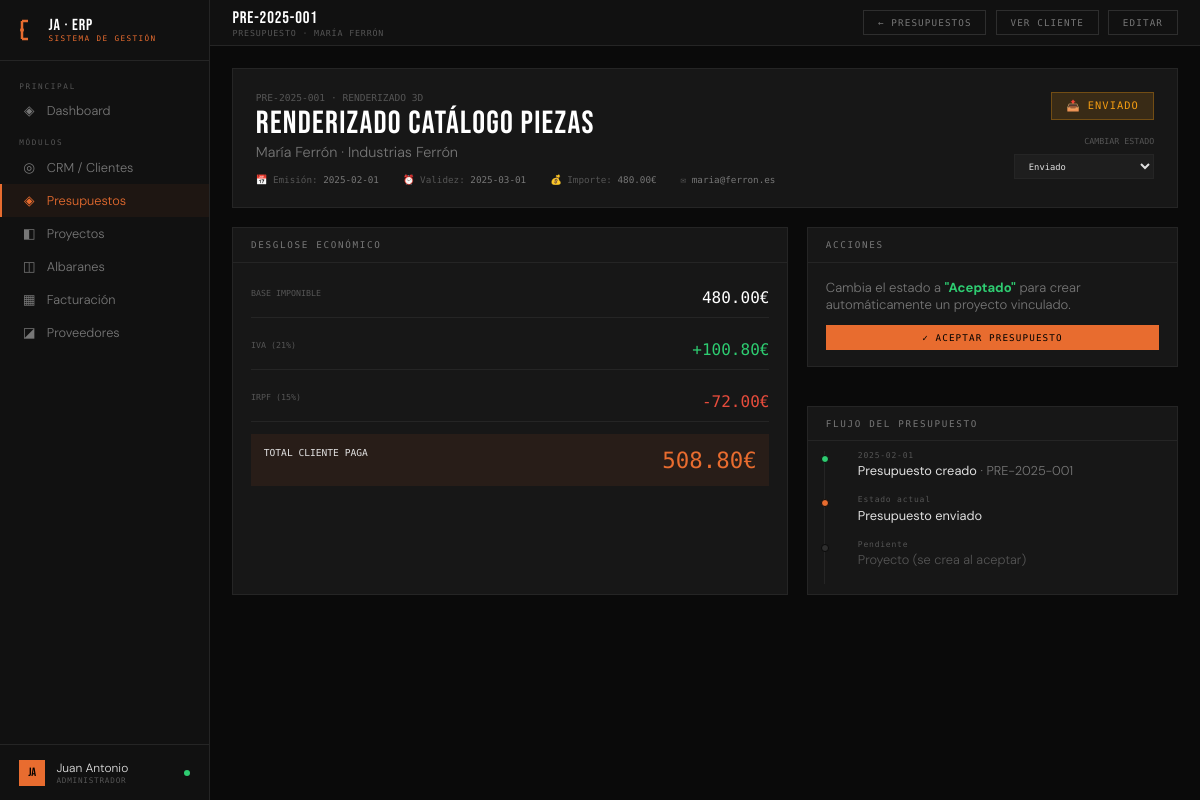
The app's page /presupuesto/3, older data.
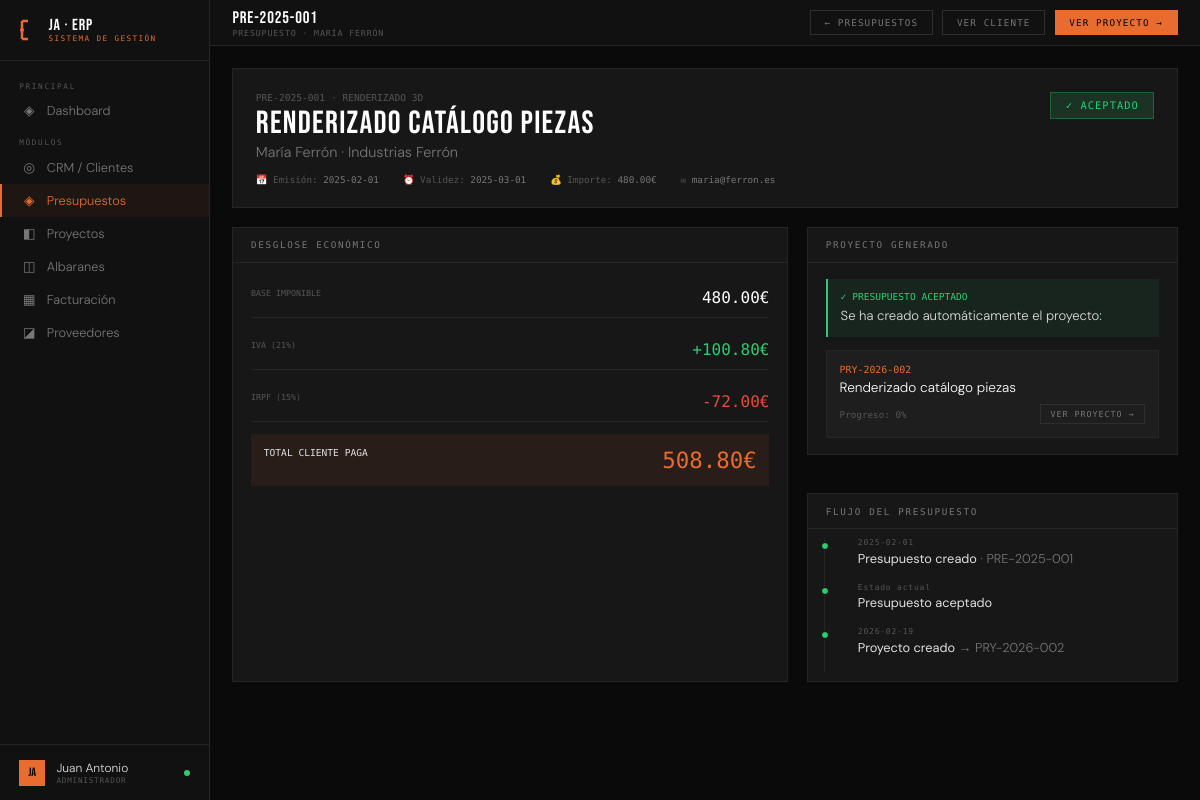
The same page, newer data.
### tables this page shows
CREATE TABLE presupuestos (
        id INTEGER PRIMARY KEY AUTOINCREMENT,
        cliente_id INTEGER, numero TEXT UNIQUE, descripcion TEXT,
        servicio TEXT, importe REAL, estado TEXT DEFAULT 'borrador',
        fecha_emision TEXT, fecha_validez TEXT, notas TEXT,
        FOREIGN KEY (cliente_id) REFERENCES clientes(id));

CREATE TABLE proyectos (
        id INTEGER PRIMARY KEY AUTOINCREMENT,
        cliente_id INTEGER, presupuesto_id INTEGER,
        referencia TEXT UNIQUE, nombre TEXT NOT NULL,
        servicio TEXT, estado TEXT DEFAULT 'en_diseno',
        progreso INTEGER DEFAULT 0,
        fecha_inicio TEXT, fecha_entrega TEXT,
        importe REAL DEFAULT 0,
        horas_estimadas REAL DEFAULT 0,
        notas TEXT,
        fecha_creacion TEXT DEFAULT CURRENT_DATE,
        FOREIGN KEY (cliente_id) REFERENCES clientes(id),
        FOREIGN KEY (presupuesto_id) REFERENCES presupuestos(id));

### app.py (the view)
@app.route('/presupuesto/<int:id>')
def presupuesto_detalle(id):
    conn = get_db()
    presupuesto = conn.execute('''SELECT p.*,
        c.nombre as cliente_nombre, c.empresa as cliente_empresa, c.email as cliente_email
        FROM presupuestos p JOIN clientes c ON c.id = p.cliente_id
        WHERE p.id=?''',(id,)).fetchone()
    proyecto = conn.execute('SELECT * FROM proyectos WHERE presupuesto_id=?',(id,)).fetchone()
    conn.close()
    return render_template('presupuesto_detalle.html', presupuesto=presupuesto, proyecto=proyecto)

### app.py (called while the page is built)
def get_db():
    conn = sqlite3.connect(DB)
    conn.row_factory = sqlite3.Row
    return conn

@app.context_processor
def inject_globals():
    return {
        'today': date.today().isoformat(),
        'now': datetime.now().strftime('%b %Y'),
        'request': request,
    }

### templates/presupuesto_detalle.html (shortened to what the changed rows need)
{% extends "base.html" %}
{% block topbar %}
<div><div class="topbar-title">{{ presupuesto.numero }}</div><div class="topbar-sub">Presupuesto · {{ presupuesto.cliente_nombre }}</div></div>
<div class="topbar-right">
  <a href="/presupuestos" class="btn">← Presupuestos</a>
  <a href="/cliente/{{ presupuesto.cliente_id }}" class="btn">Ver cliente</a>
  {% if not proyecto %}
  <button class="btn" onclick="document.getElementById('modal-editar').style.display='flex'">Editar</button>
  {% endif %}
  {% if proyecto %}
  <a href="/proyecto/{{ proyecto.id }}" class="btn btn-primary">Ver proyecto →</a>
  {% endif %}
</div>
{% endblock %}
{% block content %}
<div class="detail-header">
  <div>
    <div style="font-family:var(--mono);font-size:.6rem;color:var(--muted);margin-bottom:.3rem">{{ presupuesto.numero }} · {{ presupuesto.servicio|upper }}</div>
    <div class="detail-name">{{ presupuesto.descripcion }}</div>
    <div class="detail-company">{{ presupuesto.cliente_nombre }} · {{ presupuesto.cliente_empresa or '' }}</div>
    <div class="detail-meta">
      <div class="detail-meta-item">📅 Emisión: <span>{{ presupuesto.fecha_emision }}</span></div>
      <div class="detail-meta-item">⏰ Validez: <span>{{ presupuesto.fecha_validez }}</span></div>
      <div class="detail-meta-item">💰 Importe: <span>{{ "%.2f"|format(presupuesto.importe) }}€</span></div>
      {% if presupuesto.cliente_email %}<div class="detail-meta-item">✉ <span>{{ presupuesto.cliente_email }}</span></div>{% endif %}
    </div>
  </div>
  <div style="text-align:right">
    <div style="margin-bottom:1rem">
      {% if presupuesto.estado == 'borrador' %}<span class="badge badge-muted" style="font-size:.65rem;padding:.4rem .9rem">📝 BORRADOR</span>
      {% elif presupuesto.estado == 'enviado' %}<span class="badge badge-yellow" style="font-size:.65rem;padding:.4rem .9rem">📤 ENVIADO</span>
      {% elif presupuesto.estado == 'aceptado' %}<span class="badge badge-green" style="font-size:.65rem;padding:.4rem .9rem">✓ ACEPTADO</span>
      {% elif presupuesto.estado == 'rechazado' %}<span class="badge badge-red" style="font-size:.65rem;padding:.4rem .9rem">✗ RECHAZADO</span>
      {% endif %}
    </div>
    {% if not proyecto %}
    <div>
      <div style="font-family:var(--mono);font-size:.52rem;color:var(--muted);margin-bottom:.5rem;text-transform:uppercase">Cambiar estado</div>
      <select id="estado-sel" onchange="cambiarEstado()" style="background:var(--card);border:1px solid var(--border);color:var(--text);font-family:var(--mono);font-size:.55rem;padding:.35rem .6rem;outline:none;width:140px">
        <option value="enviado" {% if presupuesto.estado=='enviado' %}selected{% endif %}>Enviado</option>
      </select>
    </div>
    {% endif %}
  </div>
</div>
<div class="grid-60-40">
  <div class="panel">
    <div class="panel-body">
      <div style="display:flex;flex-direction:column;gap:.8rem">
        <div style="display:flex;justify-content:space-between;padding:.6rem 0;border-bottom:1px solid var(--border)">
          <span style="font-family:var(--mono);font-size:.52rem;color:var(--muted);text-transform:uppercase">Base imponible</span>
          <span style="font-family:var(--mono);font-size:1rem;color:#fff">{{ "%.2f"|format(presupuesto.importe) }}€</span>
        </div>
        <div style="display:flex;justify-content:space-between;padding:.6rem 0;border-bottom:1px solid var(--border)">
          <span style="font-family:var(--mono);font-size:.52rem;color:var(--muted);text-transform:uppercase">IVA (21%)</span>
          <span style="font-family:var(--mono);font-size:1rem;color:var(--green)">+{{ "%.2f"|format(presupuesto.importe * 0.21) }}€</span>
        </div>
        <div style="display:flex;justify-content:space-between;padding:.6rem 0;border-bottom:1px solid var(--border)">
          <span style="font-family:var(--mono);font-size:.52rem;color:var(--muted);text-transform:uppercase">IRPF (15%)</span>
          <span style="font-family:var(--mono);font-size:1rem;color:var(--red)">-{{ "%.2f"|format(presupuesto.importe * 0.15) }}€</span>
        </div>
        <div style="display:flex;justify-content:space-between;padding:.8rem;background:rgba(232,108,47,.08)">
          <span style="font-family:var(--mono);font-size:.6rem;text-transform:uppercase;font-weight:500">Total cliente paga</span>
          <span style="font-family:var(--mono);font-size:1.4rem;color:var(--accent)">
            {{ "%.2f"|format(presupuesto.importe + presupuesto.importe*0.21 - presupuesto.importe*0.15) }}€
          </span>
        </div>
      </div>
    </div>
  </div>
  <div style="display:flex;flex-direction:column;gap:1.2rem">
    {% if proyecto %}
    <div class="panel">
      <div class="panel-header"><span class="panel-title">Proyecto generado</span></div>
      <div class="panel-body">
        <div style="background:rgba(46,204,113,.08);padding:.8rem;border-left:2px solid var(--green);margin-bottom:.8rem">
          <div style="font-family:var(--mono);font-size:.6rem;color:var(--green);margin-bottom:.3rem">✓ PRESUPUESTO ACEPTADO</div>
          <div style="font-size:.82rem;color:var(--text)">Se ha creado automáticamente el proyecto:</div>
        </div>
        <a href="/proyecto/{{ proyecto.id }}" style="text-decoration:none;display:block;background:var(--card);padding:.8rem;border:1px solid var(--border);transition:border-color .15s" onmouseover="this.style.borderColor='var(--accent)'" onmouseout="this.style.borderColor='var(--border)'">
          <div style="font-family:var(--mono);font-size:.62rem;color:var(--accent);margin-bottom:.3rem">{{ proyecto.referencia }}</div>
          <div style="font-size:.85rem;color:#fff">{{ proyecto.nombre }}</div>
          <div style="margin-top:.5rem;display:flex;justify-content:space-between;align-items:center">
            <span style="font-family:var(--mono);font-size:.58rem;color:var(--muted)">Progreso: {{ proyecto.progreso }}%</span>
            <span class="btn btn-sm">Ver proyecto →</span>
          </div>
        </a>
      </div>
    </div>
    {% else %}
    <div class="panel">
      <div class="panel-header"><span class="panel-title">Acciones</span></div>
      <div class="panel-body">
        <p style="font-size:.82rem;color:var(--muted2);margin-bottom:.8rem">
          Cambia el estado a <strong style="color:var(--green)">"Aceptado"</strong> para crear automáticamente un proyecto vinculado.
        </p>
        {% if presupuesto.estado != 'rechazado' %}
        <div style="display:flex;flex-direction:column;gap:.5rem">
          <button class="btn btn-primary" style="width:100%" onclick="aceptarPresupuesto()">✓ Aceptar presupuesto</button>
        </div>
        {% endif %}
      </div>
    </div>
    {% endif %}
    <div class="panel">
      <div class="panel-body" style="padding:.6rem 1rem">
        <div class="timeline">
          <div class="tl-item">
            <div class="tl-dot green"></div>
            <div class="tl-date">{{ presupuesto.fecha_emision }}</div>
            <div class="tl-text"><strong>Presupuesto creado</strong> · {{ presupuesto.numero }}</div>
          </div>
          {% if presupuesto.estado in ['enviado', 'aceptado', 'rechazado'] %}
          <div class="tl-item">
            <div class="tl-dot {% if presupuesto.estado == 'enviado' %}orange{% else %}green{% endif %}"></div>
            <div class="tl-date">Estado actual</div>
            <div class="tl-text"><strong>Presupuesto {{ presupuesto.estado }}</strong></div>
          </div>
          {% endif %}
          {% if proyecto %}
          <div class="tl-item">
            <div class="tl-dot green"></div>
            <div class="tl-date">{{ proyecto.fecha_creacion }}</div>
            <div class="tl-text"><strong>Proyecto creado</strong> → {{ proyecto.referencia }}</div>
          </div>
          {% else %}
          <div class="tl-item">
            <div class="tl-dot muted"></div>
            <div class="tl-date">Pendiente</div>
            <div class="tl-text" style="color:var(--muted)">Proyecto (se crea al aceptar)</div>
          </div>
          {% endif %}
        </div>
      </div>
    </div>
  </div>
</div>
{% endblock %}

Row changes from the older to the newer data that the page shows:
changed presupuestos "Renderizado catálogo piezas": estado "enviado" → "aceptado"; estado "Enviado" → (not shown)
added proyectos: referencia "PRY-2026-002", nombre "Renderizado catálogo piezas", progreso "0", fecha_creacion "2026-02-19"
Text that changed along with them:
text no longer shown: "EDITAR 📤 ENVIADO CAMBIAR ESTADO ACCIONES Cambia el estado a \"Aceptado\" para crear automáticamente un proyecto vinculado. ✓ ACEPTAR PRESUPUESTO Pendiente Proyecto (se crea al aceptar)"
text now shown: "VER PROYECTO → ✓ ACEPTADO PROYECTO GENERADO ✓ PRESUPUESTO ACEPTADO Se ha creado automáticamente el proyecto: Progreso: % VER PROYECTO → Proyecto creado →"
